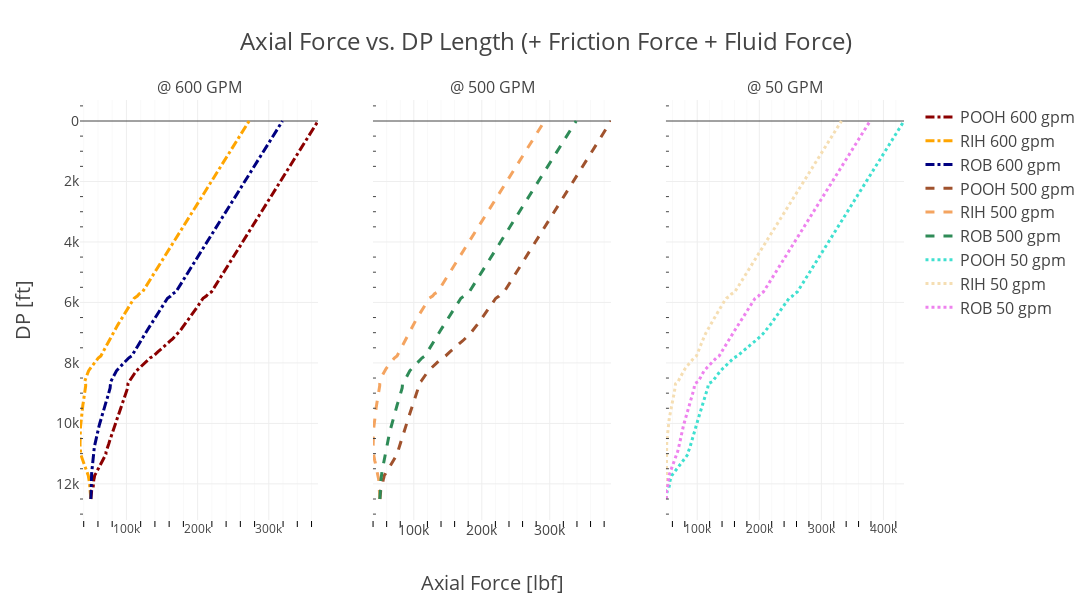

Notebook code for this chart:
### Code cell
import plotly.graph_objects as go
from plotly.subplots import make_subplots

fig = make_subplots(rows=1, cols=3, subplot_titles=("@ 600 GPM", "@ 500 GPM", "@ 50 GPM"), shared_yaxes=True)

fig.add_trace(go.Scatter(x=hook_POOH_600[0]+50000, y=np.linspace(12500, 0, len(hook_POOH_600[0])), name='POOH 600 gpm', line=dict(color='darkred', width=3, dash='dashdot')), row=1, col=1)
fig.add_trace(go.Scatter(x=hook_RIH_600[0]+50000, y=np.linspace(12500, 0, len(hook_RIH_600[0])), name='RIH 600 gpm', line=dict(color='orange', width=3, dash='dashdot')), row=1, col=1) 
fig.add_trace(go.Scatter(x=hook_ROB_600[0]+50000, y=np.linspace(12500, 0, len(hook_ROB_600[0])), name='ROB 600 gpm', line=dict(color='navy', width=3, dash='dashdot')), row=1, col=1) 
fig.add_trace(go.Scatter(x=hook_POOH_500[0]+50000, y=np.linspace(12500, 0, len(hook_POOH_500[0])), name='POOH 500 gpm', line=dict(color='sienna', width=3, dash='dash')), row=1, col=2)
fig.add_trace(go.Scatter(x=hook_RIH_500[0]+50000, y=np.linspace(12500, 0, len(hook_RIH_500[0])), name='RIH 500 gpm', line=dict(color='sandybrown', width=3, dash='dash')), row=1, col=2) 
fig.add_trace(go.Scatter(x=hook_ROB_500[0]+50000, y=np.linspace(12500, 0, len(hook_ROB_500[0])), name='ROB 500 gpm', line=dict(color='seagreen', width=3, dash='dash')), row=1, col=2) 
fig.add_trace(go.Scatter(x=hook_POOH_0[0]+50000, y=np.linspace(12500, 0, len(hook_POOH_0[0])), name='POOH 50 gpm', line=dict(color='turquoise', width=3, dash='dot')), row=1, col=3)
fig.add_trace(go.Scatter(x=hook_RIH_0[0]+50000, y=np.linspace(12500, 0, len(hook_RIH_0[0])), name='RIH 50 gpm', line=dict(color='wheat', width=3, dash='dot')), row=1, col=3) 
fig.add_trace(go.Scatter(x=hook_ROB_0[0]+50000, y=np.linspace(12500, 0, len(hook_ROB_0[0])), name='ROB 50 gpm', line=dict(color='violet', width=3, dash='dot')), row=1, col=3) 

# Update the layout for white background and improved readability
fig.update_xaxes(minor=dict(ticklen=6, tickcolor="black", showgrid=True))
fig.update_yaxes(minor_ticks="inside")
fig.update_layout(
    
    template= "none",
    title='Axial Force vs. DP Length (+ Friction Force + Fluid Force)',  # Add a title
    title_font_size=24,
    xaxis2=dict(
        title='Axial Force [lbf]',
        titlefont_size=20,
        tickfont_size=14,
    ),
    yaxis=dict(
        title='DP [ft]',
        titlefont_size=20,
        tickfont_size=14,
        autorange="reversed"
    ),
    legend=dict(
        traceorder='normal',
        font=dict(
            size=16,
        )
    ),
    height = 600,
    width = 1400
)

# Show the figure
fig.show()
# fig.write_html("Plot.html")

### Figure 1 — Plotly figure (JSON) as saved in the notebook; plotly's stock layout.template omitted (floating-point values rounded to 4 significant figures; data arrays with more than 128 entries replaced by an {"elided": "..."} marker saying what was removed)
{"data": [{"line": {"color": "darkred", "dash": "dashdot", "width": 3}, "name": "POOH 600 gpm", "type": "scatter", "x": {"elided": "178 float values"}, "xaxis": "x", "y": {"elided": "178 float values"}, "yaxis": "y"}, {"line": {"color": "orange", "dash": "dashdot", "width": 3}, "name": "RIH 600 gpm", "type": "scatter", "x": {"elided": "178 float values"}, "xaxis": "x", "y": {"elided": "178 float values"}, "yaxis": "y"}, {"line": {"color": "navy", "dash": "dashdot", "width": 3}, "name": "ROB 600 gpm", "type": "scatter", "x": {"elided": "178 float values"}, "xaxis": "x", "y": {"elided": "178 float values"}, "yaxis": "y"}, {"line": {"color": "sienna", "dash": "dash", "width": 3}, "name": "POOH 500 gpm", "type": "scatter", "x": {"elided": "178 float values"}, "xaxis": "x2", "y": {"elided": "178 float values"}, "yaxis": "y2"}, {"line": {"color": "sandybrown", "dash": "dash", "width": 3}, "name": "RIH 500 gpm", "type": "scatter", "x": {"elided": "178 float values"}, "xaxis": "x2", "y": {"elided": "178 float values"}, "yaxis": "y2"}, {"line": {"color": "seagreen", "dash": "dash", "width": 3}, "name": "ROB 500 gpm", "type": "scatter", "x": {"elided": "178 float values"}, "xaxis": "x2", "y": {"elided": "178 float values"}, "yaxis": "y2"}, {"line": {"color": "turquoise", "dash": "dot", "width": 3}, "name": "POOH 50 gpm", "type": "scatter", "x": {"elided": "178 float values"}, "xaxis": "x3", "y": {"elided": "178 float values"}, "yaxis": "y3"}, {"line": {"color": "wheat", "dash": "dot", "width": 3}, "name": "RIH 50 gpm", "type": "scatter", "x": {"elided": "178 float values"}, "xaxis": "x3", "y": {"elided": "178 float values"}, "yaxis": "y3"}, {"line": {"color": "violet", "dash": "dot", "width": 3}, "name": "ROB 50 gpm", "type": "scatter", "x": {"elided": "178 float values"}, "xaxis": "x3", "y": {"elided": "178 float values"}, "yaxis": "y3"}], "layout": {"annotations": [{"font": {"size": 16}, "showarrow": false, "text": "@ 600 GPM", "x": 0.1444, "xanchor": "center", "xref": "paper", "y": 1, "yanchor": "bottom", "yref": "paper"}, {"font": {"size": 16}, "showarrow": false, "text": "@ 500 GPM", "x": 0.5, "xanchor": "center", "xref": "paper", "y": 1, "yanchor": "bottom", "yref": "paper"}, {"font": {"size": 16}, "showarrow": false, "text": "@ 50 GPM", "x": 0.8556, "xanchor": "center", "xref": "paper", "y": 1, "yanchor": "bottom", "yref": "paper"}], "height": 600, "legend": {"font": {"size": 16}, "traceorder": "normal"}, "title": {"font": {"size": 24}, "text": "Axial Force vs. DP Length (+ Friction Force + Fluid Force)"}, "width": 1400, "xaxis": {"anchor": "y", "domain": [0, 0.2889], "minor": {"showgrid": true, "tickcolor": "black", "ticklen": 6}}, "xaxis2": {"anchor": "y2", "domain": [0.3556, 0.6444], "minor": {"showgrid": true, "tickcolor": "black", "ticklen": 6}, "tickfont": {"size": 14}, "title": {"font": {"size": 20}, "text": "Axial Force [lbf]"}}, "xaxis3": {"anchor": "y3", "domain": [0.7111, 1], "minor": {"showgrid": true, "tickcolor": "black", "ticklen": 6}}, "yaxis": {"anchor": "x", "autorange": "reversed", "domain": [0, 1], "minor": {"ticks": "inside"}, "tickfont": {"size": 14}, "title": {"font": {"size": 20}, "text": "DP [ft]"}}, "yaxis2": {"anchor": "x2", "domain": [0, 1], "matches": "y", "minor": {"ticks": "inside"}, "showticklabels": false}, "yaxis3": {"anchor": "x3", "domain": [0, 1], "matches": "y", "minor": {"ticks": "inside"}, "showticklabels": false}}}
